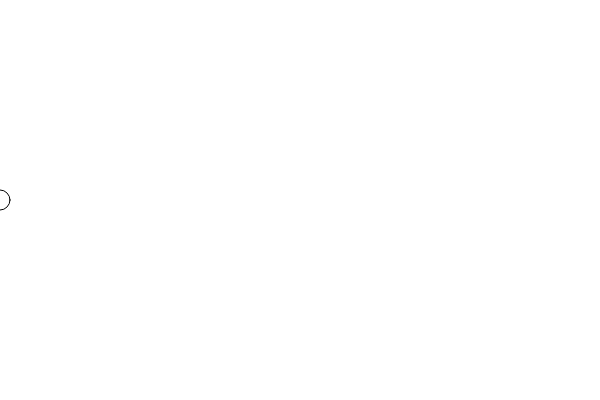
Frame 1 (no input)
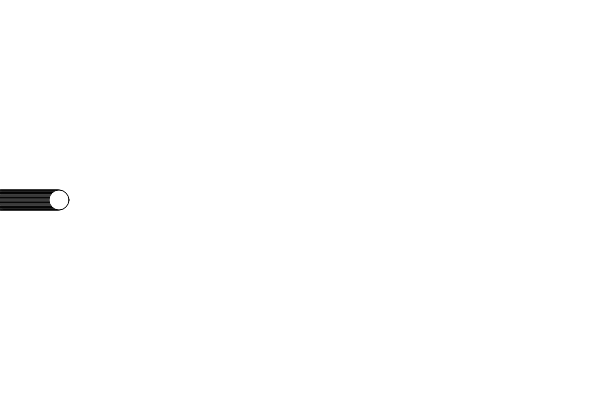
Frame 60 (no input)
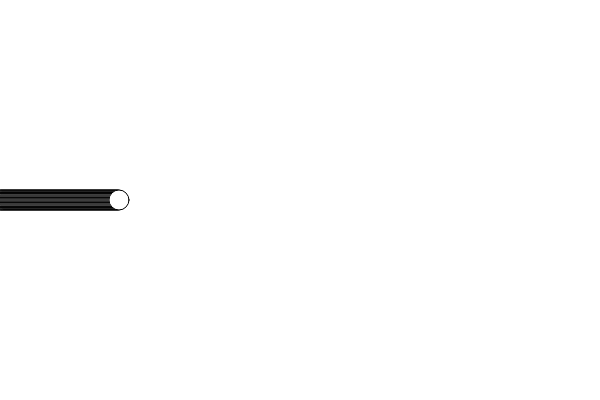
Frame 120 (the mouse pressed at the canvas centre since frame 60)

The p5.js sketch that drew these frames (run headless with seeded random() and noise() and a simulated clock; from frame 60 on, the mouse is pressed at the canvas centre):

// p5.js sketch
// ── sketch.js
let x = 0;

function setup() {
  createCanvas(600, 400);
}

function draw() {
  ellipse(x, height/2, 20, 20);
  x = x + 1;
}
